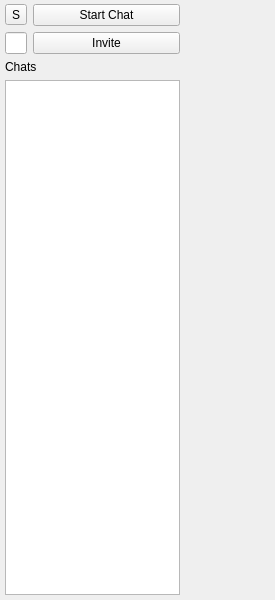
<?xml version="1.0" encoding="UTF-8"?>
<ui version="4.0">
 <class>AppWindow</class>
 <widget class="QMainWindow" name="AppWindow">
  <property name="geometry">
   <rect>
    <x>0</x>
    <y>0</y>
    <width>275</width>
    <height>600</height>
   </rect>
  </property>
  <property name="windowTitle">
   <string>MainWindow</string>
  </property>
  <widget class="QWidget" name="centralwidget">
   <layout class="QGridLayout" name="gridLayout_2">
    <property name="leftMargin">
     <number>5</number>
    </property>
    <property name="topMargin">
     <number>4</number>
    </property>
    <property name="rightMargin">
     <number>5</number>
    </property>
    <property name="bottomMargin">
     <number>5</number>
    </property>
    <property name="horizontalSpacing">
     <number>0</number>
    </property>
    <item row="0" column="0">
     <widget class="QWidget" name="widget" native="true">
      <property name="enabled">
       <bool>true</bool>
      </property>
      <property name="maximumSize">
       <size>
        <width>180</width>
        <height>16777215</height>
       </size>
      </property>
      <layout class="QGridLayout" name="gridLayout">
       <property name="leftMargin">
        <number>0</number>
       </property>
       <property name="topMargin">
        <number>0</number>
       </property>
       <property name="rightMargin">
        <number>5</number>
       </property>
       <property name="bottomMargin">
        <number>0</number>
       </property>
       <property name="horizontalSpacing">
        <number>6</number>
       </property>
       <item row="0" column="0">
        <layout class="QVBoxLayout" name="verticalLayout">
         <item>
          <layout class="QFormLayout" name="formLayout_2">
           <property name="sizeConstraint">
            <enum>QLayout::SetDefaultConstraint</enum>
           </property>
           <property name="fieldGrowthPolicy">
            <enum>QFormLayout::AllNonFixedFieldsGrow</enum>
           </property>
           <item row="0" column="1">
            <widget class="QPushButton" name="pbInitiateChat">
             <property name="text">
              <string>Start Chat</string>
             </property>
            </widget>
           </item>
           <item row="1" column="0">
            <widget class="QLineEdit" name="leInvite"/>
           </item>
           <item row="1" column="1">
            <widget class="QPushButton" name="pbInvite">
             <property name="text">
              <string>Invite</string>
             </property>
            </widget>
           </item>
           <item row="0" column="0">
            <widget class="QToolButton" name="pbOptions">
             <property name="text">
              <string>S</string>
             </property>
            </widget>
           </item>
          </layout>
         </item>
         <item>
          <widget class="QLabel" name="label">
           <property name="text">
            <string>Chats</string>
           </property>
          </widget>
         </item>
         <item>
          <widget class="QListWidget" name="lwChats"/>
         </item>
        </layout>
       </item>
      </layout>
     </widget>
    </item>
    <item row="0" column="1">
     <widget class="QStackedWidget" name="swChats">
      <property name="layoutDirection">
       <enum>Qt::RightToLeft</enum>
      </property>
      <property name="currentIndex">
       <number>0</number>
      </property>
      <widget class="QWidget" name="page">
       <layout class="QGridLayout" name="gridLayout_3">
        <property name="margin">
         <number>0</number>
        </property>
        <property name="spacing">
         <number>0</number>
        </property>
        <item row="0" column="0">
         <widget class="ChatWidget" name="widget_2" native="true">
          <property name="enabled">
           <bool>false</bool>
          </property>
         </widget>
        </item>
       </layout>
      </widget>
      <widget class="QWidget" name="page_2"/>
     </widget>
    </item>
   </layout>
  </widget>
 </widget>
 <customwidgets>
  <customwidget>
   <class>ChatWidget</class>
   <extends>QWidget</extends>
   <header location="global">chatwidget.h</header>
   <container>1</container>
  </customwidget>
 </customwidgets>
 <resources/>
 <connections>
  <connection>
   <sender>leInvite</sender>
   <signal>returnPressed()</signal>
   <receiver>pbInvite</receiver>
   <slot>click()</slot>
   <hints>
    <hint type="sourcelabel">
     <x>101</x>
     <y>54</y>
    </hint>
    <hint type="destinationlabel">
     <x>163</x>
     <y>62</y>
    </hint>
   </hints>
  </connection>
 </connections>
</ui>
